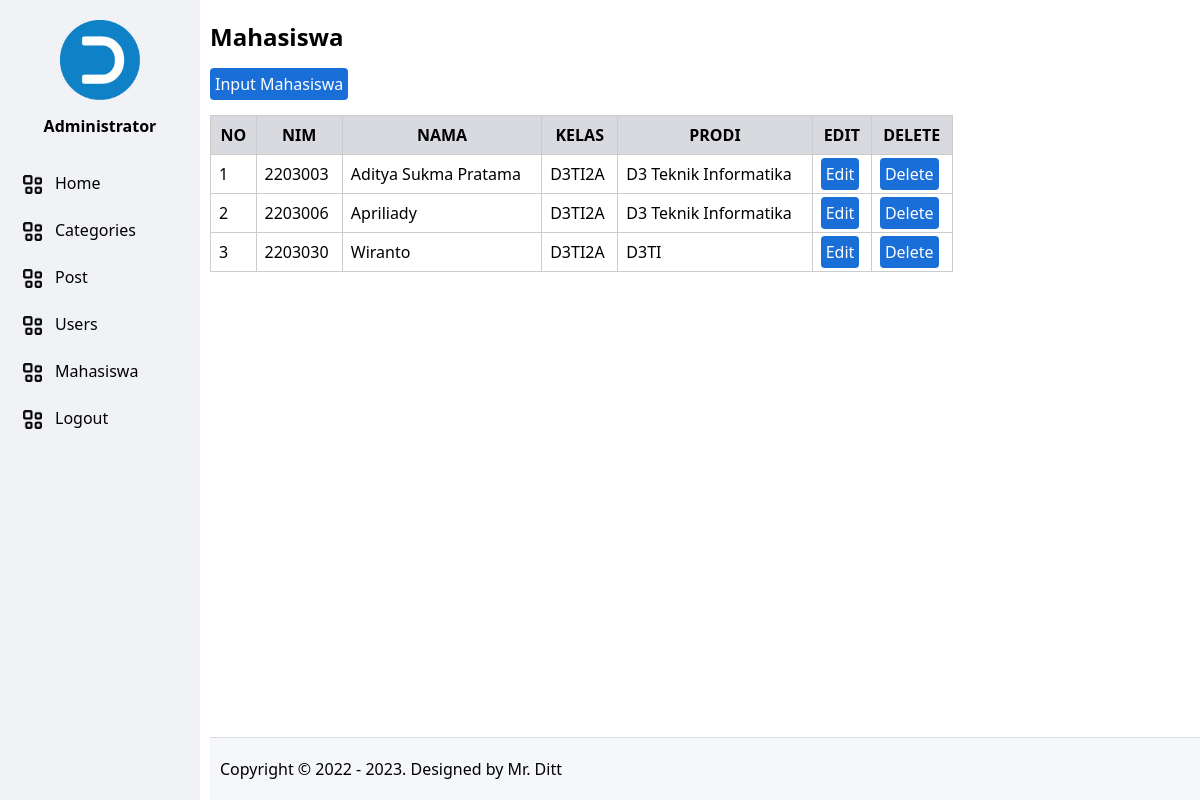
The app's page /mahasiswa (signed in) with its own data.
### tables this page shows
CREATE TABLE `tb_mahasiswa` (
  `mahasiswa_id` int(11) NOT NULL,
  `mahasiswa_nim` int(7) NOT NULL,
  `mahasiswa_nama` varchar(255) NOT NULL,
  `mahasiswa_kelas` varchar(255) NOT NULL,
  `mahasiswa_prodi` varchar(255) NOT NULL,
  `created_at` timestamp NOT NULL DEFAULT current_timestamp() ON UPDATE current_timestamp(),
  `updated_at` datetime NOT NULL
);

### app/core/Controller.php (called while the page is built, shortened)
<?php
class Controller
{
	public function dashboard($view, $data = [])
	{
		require_once ROOT . "layouts/dashboard.php";
	}
}

### app/controllers/Mahasiswa.php (called while the page is built, shortened)
<?php
class Mahasiswa extends Controller
{
	public object $model;
	public function __construct()
	{
		$this->model = new \App\Models\Mahasiswa();
	}
	public function index()
	{
		$data['rows'] = $this->model->show();
		$this->dashboard('mahasiswa/index', $data);
	}
}

### index.php (called while the page is built, shortened)
<?php
new App\Core\Bootstrap();

### app/core/Model.php (called while the page is built, shortened)
<?php
class Model
{
	public function __construct()
	{
		try {
			$this->db = new PDO("mysql:host=localhost;dbname=dbpbwl_project10", "root", "");
		} catch (Exception $e) {
			die("error! " . $e->getMessage());
		}
	}
}

### app/models/Mahasiswa.php (called while the page is built, shortened)
<?php
class Mahasiswa extends Model
{
    public function show()
    {
        $query = "SELECT * FROM tb_mahasiswa";
        $stmt = $this->db->prepare($query);
        $stmt->execute();
        return $this->selects($stmt);
    }
}

### app/views/mahasiswa/index.php (the view)
<h2>Mahasiswa</h2>
<a href="<?php echo URL; ?>/mahasiswa/input" class="btn">Input Mahasiswa</a>
<table>
      <tr>
            <th>NO</th>
            <th>NIM</th>
            <th>NAMA</th>
            <th>KELAS</th>
            <th>PRODI</th>
            <th>EDIT</th>
            <th>DELETE</th>
      </tr>
      <?php $no = 1;
      foreach ($data['rows'] as $row) { ?>
            <tr>
                  <td><?php echo $no; ?></td>
                  <td><?php echo $row['mahasiswa_nim']; ?></td>
                  <td><?php echo $row['mahasiswa_nama']; ?></td>
                  <td><?php echo $row['mahasiswa_kelas']; ?></td>
                  <td><?php echo $row['mahasiswa_prodi']; ?></td>
                  <td><a href="<?php echo URL; ?>/mahasiswa/edit/<?php echo $row['mahasiswa_id']; ?>" class="btn">Edit</a></td>
                  <td><a href="<?php echo URL; ?>/mahasiswa/delete/<?php echo $row['mahasiswa_id']; ?>" class="btn" onclick="return confirm('Are you sure?')">Delete</a></td>
            </tr>
      <?php $no++;
      } ?>
</table>

### app/core/Bootstrap.php (shortened to what this page needs)
<?php
class Bootstrap
{
	public function __construct()
	{
		if (isset($_GET['page'])) {
			$url = filter_var($_GET['page'], FILTER_SANITIZE_URL);
			$url = str_replace(' ', '', $url);
			$url = explode('/', $url);
			$page = ucfirst(array_shift($url));
			if (file_exists(ROOT . "app/controllers/" . $page . ".php")) {
				$controller = new $class;
				if ($url != null) {
					$action = array_shift($url);
				} else {
					$action = "";
				}
				if (method_exists($controller, $action)) {
					$params = array_values($url);
					if (!empty($params)) {
						call_user_func_array(array($controller, $action), $params);
					} else {
						$controller->{$action}(@$url);
					}
				} else {
					$controller->index();
				}
			} else {
				$class = "App\\Core\\Error";
				$controller = new $class();
				$controller->fileNotFound();
			}
		} else {
			$class = "App\\Controllers\\Index";
			$controller = new $class();
			$controller->index();
		}
	}
}

### layouts/dashboard.php (shortened to what this page needs)
<!DOCTYPE html>
<html lang="en">
<head>
	<link rel="stylesheet" href="<?php echo AST; ?>/datatables/datatables.min.css">
	<link rel="stylesheet" href="<?php echo AST; ?>/css/style.css">
</head>
<body>
	<aside>
		<header>
			<img src="<?php echo AST; ?>/img/delitekno.png" class="brand">
			<div class="user"><?php echo $_SESSION['user_full_name']; ?></div>
		</header>
		<nav>
			<ul>
				<li>
					<a href="<?php echo URL; ?>/dashboard">
						<img class="icon" src="<?php echo AST; ?>/img/menu.png" alt=""> Home
					</a>
				</li>
				<li>
					<a href="<?php echo URL; ?>/categories">
						<img class="icon" src="<?php echo AST; ?>/img/menu.png" alt=""> Categories
					</a>
				</li>
				<li>
					<a href="<?php echo URL; ?>/posts">
						<img class="icon" src="<?php echo AST; ?>/img/menu.png" alt=""> Post
					</a>
				</li>
				<li>
					<a href="<?php echo URL; ?>/users">
						<img class="icon" src="<?php echo AST; ?>/img/menu.png" alt=""> Users
					</a>
				</li>
				<li>
					<a href="<?php echo URL; ?>/mahasiswa">
						<img class="icon" src="<?php echo AST; ?>/img/menu.png" alt=""> Mahasiswa
					</a>
				</li>
				<li>
					<a href="<?php echo URL; ?>/dashboard/logout">
						<img class="icon" src="<?php echo AST; ?>/img/menu.png" alt=""> Logout
					</a>
				</li>
			</ul>
		</nav>
	</aside>
	<main>
		<article>
			<?php require_once ROOT . "app/views/" . $view . ".php"; ?>
		</article>
		<footer>
			Copyright &copy; 2022 - <?php echo date('Y'); ?>. Designed by Mr. Ditt
		</footer>
	</main>
</body>
</html>

### layouts/assets/css/style.css (style rules this page uses)
body { font-family: 'Segoe UI', Tahoma, Geneva, Verdana, sans-serif; margin: 0; }
a { text-decoration: none; }
aside { height: 100%; width: 200px; position: fixed; top: 0; left: 0; background-color: #F0F2F5; }
header { text-align: center; padding: 20px 0; }
.brand { width: 80px; }
.user { font-weight: bold; padding-top: 10px; }
main { margin-left: 210px; }
article { width: 75%; }
nav ul { list-style-type: none; margin: 0; padding: 0; }
nav a { padding: 10px 20px; margin: 5px 0 5px 0; display: block; color: #000000; }
nav .icon { width: 25px; float: left; padding-right: 10px; }
table { margin-top: 20px !important; border: 1px solid #cccccc; border-collapse: collapse; width: 100%; }
table th { border: 1px solid #cccccc; padding: 8px; background-color: #d8dadf; }
table td { border: 1px solid #cccccc; padding: 8px; }
.btn { background-color: #1a6ed8; border-radius: 4px; color: #ffffff; padding: 5px; }
footer { position: fixed; bottom: 0px; padding: 20px 0 20px 10px; background-color: #f5f7fa; width: 100%; border-top: 1px solid #d8dadf; }

### records on screen
tb_mahasiswa: mahasiswa_nim "2203003", mahasiswa_nama "Aditya Sukma Pratama", mahasiswa_kelas "D3TI2A", mahasiswa_prodi "D3 Teknik Informatika"
tb_mahasiswa: mahasiswa_nim "2203006", mahasiswa_nama "Apriliady", mahasiswa_kelas "D3TI2A", mahasiswa_prodi "D3 Teknik Informatika"
tb_mahasiswa: mahasiswa_nim "2203030", mahasiswa_nama "Wiranto", mahasiswa_kelas "D3TI2A", mahasiswa_prodi "D3TI"

### other values on screen
$_SESSION['user_full_name'] "Administrator"
